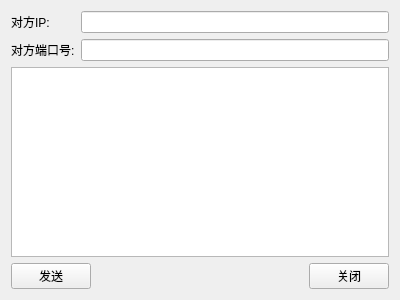
<?xml version="1.0" encoding="UTF-8"?>
<ui version="4.0">
 <class>Form</class>
 <widget class="QWidget" name="Form">
  <property name="geometry">
   <rect>
    <x>0</x>
    <y>0</y>
    <width>400</width>
    <height>300</height>
   </rect>
  </property>
  <property name="windowTitle">
   <string>8888</string>
  </property>
  <layout class="QGridLayout" name="gridLayout">
   <item row="0" column="0" colspan="3">
    <layout class="QFormLayout" name="formLayout">
     <item row="0" column="0">
      <widget class="QLabel" name="label">
       <property name="text">
        <string>对方IP:</string>
       </property>
      </widget>
     </item>
     <item row="0" column="1">
      <widget class="QLineEdit" name="lineEdit_IP"/>
     </item>
     <item row="1" column="0">
      <widget class="QLabel" name="label_2">
       <property name="text">
        <string>对方端口号:</string>
       </property>
      </widget>
     </item>
     <item row="1" column="1">
      <widget class="QLineEdit" name="lineEdit_PORT"/>
     </item>
    </layout>
   </item>
   <item row="1" column="0" colspan="3">
    <widget class="QTextEdit" name="textEdit"/>
   </item>
   <item row="2" column="0">
    <widget class="QPushButton" name="pushButton_send">
     <property name="text">
      <string>发送</string>
     </property>
    </widget>
   </item>
   <item row="2" column="1">
    <spacer name="horizontalSpacer">
     <property name="orientation">
      <enum>Qt::Horizontal</enum>
     </property>
     <property name="sizeHint" stdset="0">
      <size>
       <width>217</width>
       <height>20</height>
      </size>
     </property>
    </spacer>
   </item>
   <item row="2" column="2">
    <widget class="QPushButton" name="pushButton_close">
     <property name="text">
      <string>关闭</string>
     </property>
    </widget>
   </item>
  </layout>
 </widget>
 <resources/>
 <connections/>
</ui>
